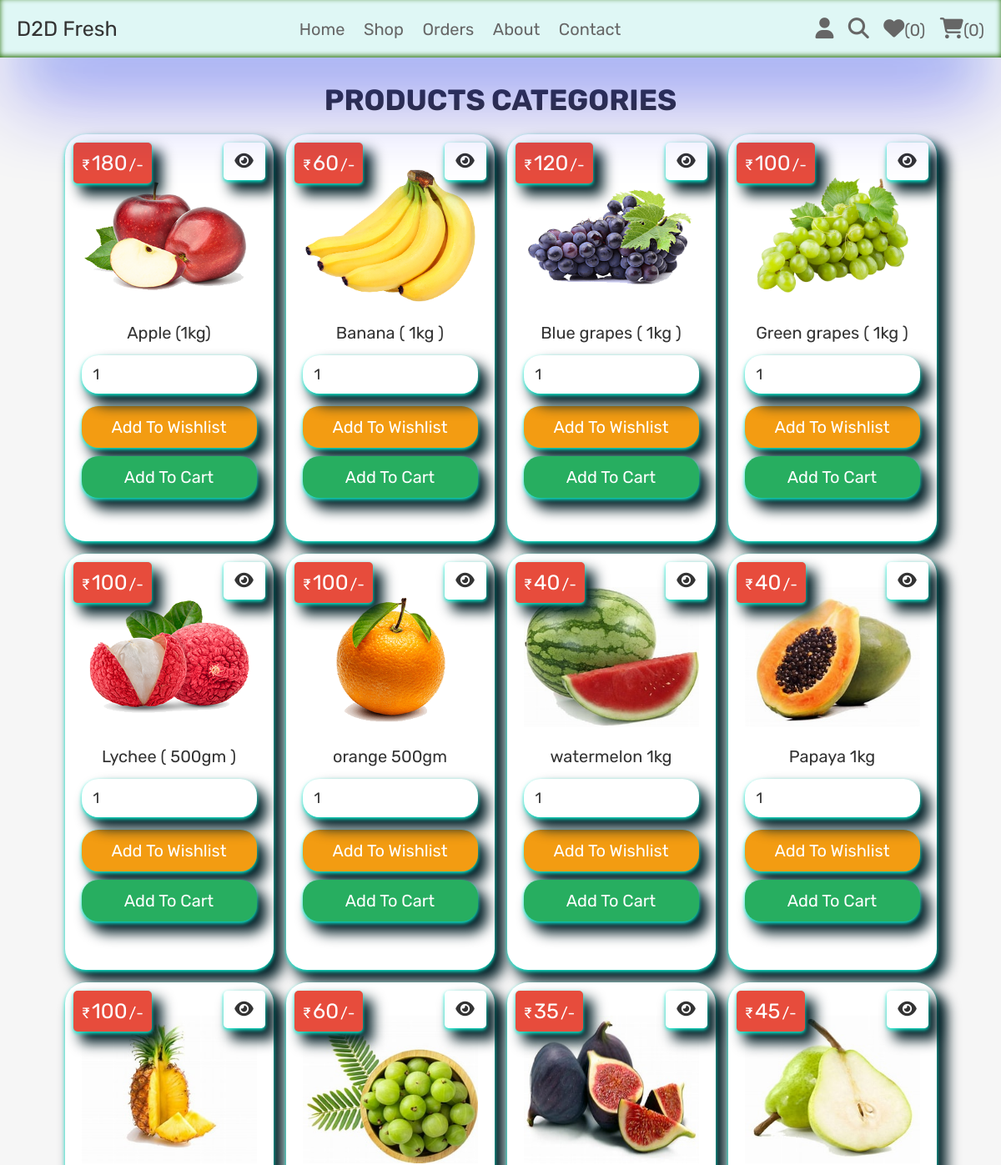
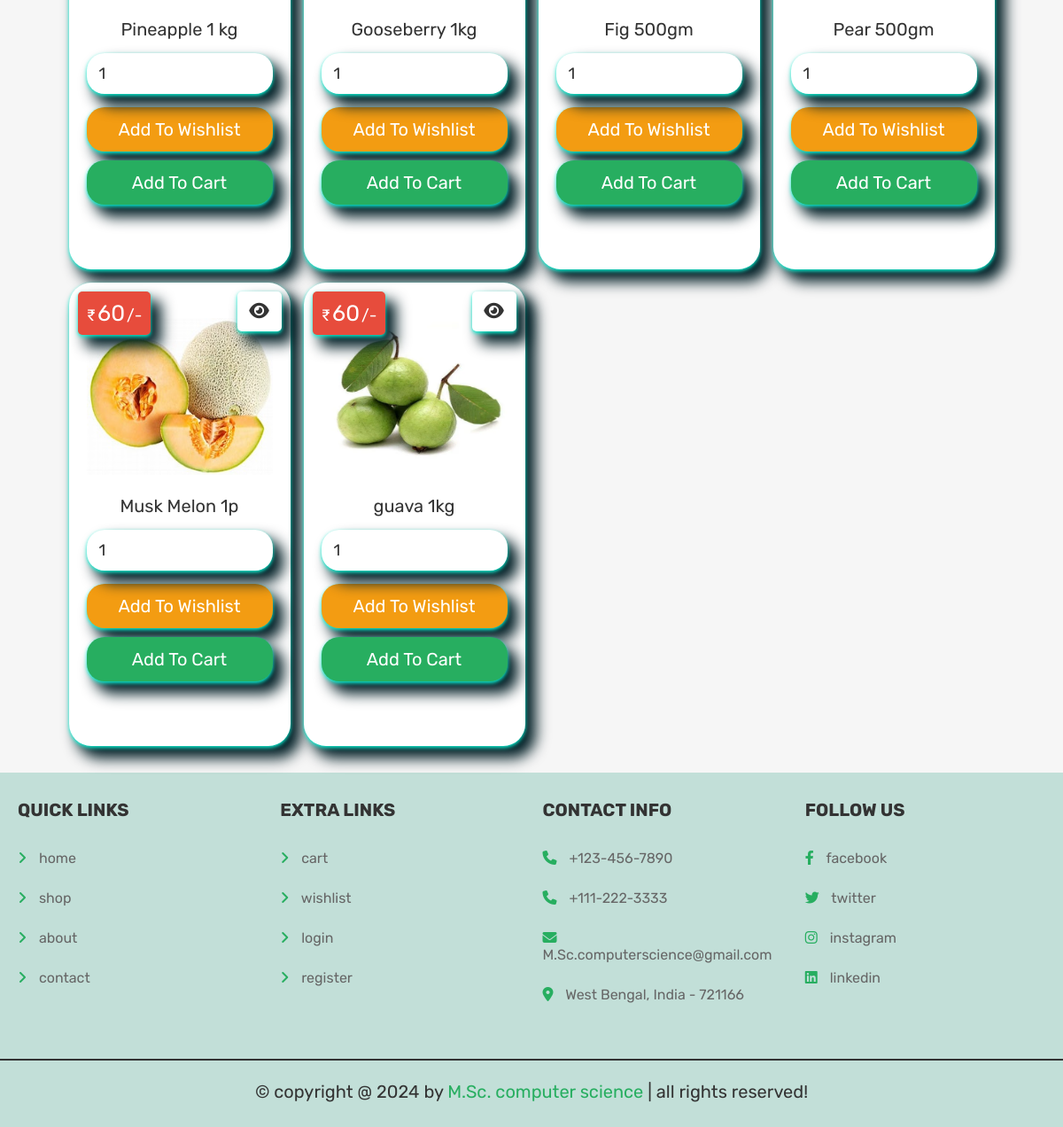
Page /category.php?category=fruits on the committed database (2 pictures, top to bottom).
### tables this page shows
CREATE TABLE `products` (
  `id` int(100) NOT NULL,
  `name` varchar(100) NOT NULL,
  `category` varchar(20) NOT NULL,
  `details` varchar(500) NOT NULL,
  `price` int(100) NOT NULL,
  `image` varchar(100) NOT NULL
);

### category.php (the view, shortened to what this page needs)
<?php
@include 'config.php';
?>
<!DOCTYPE html>
<html lang="en">
<head>
   <link rel="stylesheet" href="https://cdnjs.cloudflare.com/ajax/libs/font-awesome/6.1.1/css/all.min.css">
   <link rel="stylesheet" href="css/style.css">
</head>
<body>
<?php include 'header.php'; ?>
<section class="products">
   <h1 class="title">products categories</h1>
   <div class="box-container">
   <?php
      $category_name = $_GET['category'];
      $select_products = $conn->prepare("SELECT * FROM `products` WHERE category = ?");
      $select_products->execute([$category_name]);
      if($select_products->rowCount() > 0){
         while($fetch_products = $select_products->fetch(PDO::FETCH_ASSOC)){
   ?>
   <form action="" class="box" method="POST" style="height:100%;
    border-radius: 2.5rem;border:0px;
    box-shadow: rgb(16 243 213) 0px 2px 4px 0px, rgba(1, 30, 37, 3.32) 10px 12px 16px 2px;
   ">
      <div class="price"
      style="box-shadow: rgb(16 243 213) 0px 2px 4px 0px, rgba(1, 30, 37, 3.32) 10px 12px 16px 2px;"
      >₹<span><?= $fetch_products['price']; ?></span>/-</div>
      <a
      style="border:0px;box-shadow: rgb(16 243 213) 0px 2px 4px 0px, rgba(1, 30, 37, 3.32) 10px 12px 16px 2px;"
      href="view_page.php?pid=<?= $fetch_products['id']; ?>" class="fas fa-eye"></a>
      <img src="uploaded_img/<?= $fetch_products['image']; ?>" alt="" style="height:40%">
      <div class="name"><?= $fetch_products['name']; ?></div>
      <input
      style="border-radius: 2rem;
         box-shadow: rgb(16 243 213) 0px 2px 4px 0px, rgba(1, 30, 37, 3.32) 10px 12px 16px 2px;border:0px"
      type="number" min="1" value="1" name="p_qty" class="qty">
      <input
      style="border-radius: 2rem;
         box-shadow: rgb(16 243 213) 0px 2px 4px 0px, rgba(1, 30, 37, 3.32) 10px 12px 16px 2px;border:0px"
      type="submit" value="add to wishlist" class="option-btn" name="add_to_wishlist">
      <input
      style="border-radius: 2rem;
         box-shadow: rgb(16 243 213) 0px 2px 4px 0px, rgba(1, 30, 37, 3.32) 10px 12px 16px 2px;border:0px"
      type="submit" value="add to cart" class="btn" name="add_to_cart">
   </form>
   <?php
         }
      }else{
         echo '<p class="empty">no products available!</p>';
      }
   ?>
   </div>
</section>
<?php include 'footer.php'; ?>
</body>
</html>

### css/style.css (style rules this page uses)
.products .box-container { display: grid; grid-template-columns: repeat(auto-fit, 25rem); gap:1.5rem; justify-content: center; align-items: flex-start; }
.products .box-container .box { padding:4rem 2rem; text-align: center; border:var(--border); background-color: var(--white); box-shadow: var(--box-shadow); border-radius: .5rem; position: relative; }
.products .box-container .box .price { position: absolute; top:1rem; left:1rem; padding:1rem; border-radius: .5rem; background-color: var(--red); font-size: 1.8rem; color:var(--white); }
.products .box-container .box .price span { font-size: 2.5rem; color:var(--white); margin:0 .2rem; }
.products .box-container .box .fa-eye { position: absolute; top:1rem; right:1rem; border-radius: .5rem; height: 4.5rem; line-height: 4.3rem; width: 5rem; border:var(--border); color:var(--black); font-size: 2rem; background-color: var(--white); }
.products .box-container .box img { width: 100%; margin-bottom: 1rem; }
.products .box-container .box .name { font-size: 2rem; color:var(--black); padding:1rem 0; }
.products .box-container .box .qty { margin:.5rem 0; border-radius: .5rem; padding:1.2rem 1.4rem; font-size: 1.8rem; color:var(--black); border:var(--border); width: 100%; }

### css/components.css (style rules this page uses)
:root { --green:#27ae60; --orange:#f39c12; --red:#e74c3c; --black:#333; --light-color:#666; --white:#fff; --light-bg:#f6f6f6; --border:.2rem solid var(--black); --box-shadow:0 .5rem 1rem rgba(0,0,0,.1); }
* { font-family: 'Rubik', sans-serif; margin:0; padding:0; box-sizing: border-box; outline: none; border:none; text-decoration: none; color:var(--black); }
body { background-color: var(--light-bg); }
html { font-size: 62.5%; overflow-x: hidden; scroll-behavior: smooth; scroll-padding-top: 6.5rem; }
section { padding:3rem 2rem; max-width: 1200px; margin:0 auto; }
.btn, .delete-btn, .option-btn { display: block; width: 100%; margin-top: 1rem; border-radius: .5rem; color:var(--white); font-size: 2rem; padding:1.3rem 3rem; text-transform: capitalize; cursor: pointer; text-align: center; }
.btn { background-color: var(--green); }
.option-btn { background-color: var(--orange); }
.title { text-align: center; margin-bottom: 2rem; text-transform: uppercase; color:var(--black); font-size: 3.5rem; }

### rows in the picture
products: price "180", image (picture), name "Apple (1kg)"
products: price "60", image (picture), name "Banana ( 1kg )"
products: price "120", image (picture), name "Blue grapes ( 1kg )"
products: price "100", image (picture), name "Green grapes ( 1kg )"
products: price "100", image (picture), name "Lychee ( 500gm )"
products: price "100", image (picture), name "orange 500gm"
products: price "40", image (picture), name "watermelon 1kg"
products: price "40", image (picture), name "Papaya 1kg"
products: price "100", image (picture), name "Pineapple 1 kg"
products: price "60", image (picture), name "Gooseberry 1kg"
products: price "35", image (picture), name "Fig 500gm"
products: price "45", image (picture), name "Pear 500gm"
products: price "60", image (picture), name "Musk Melon 1p"
products: price "60", image (picture), name "guava 1kg"

### other values in the picture
$count_wishlist_items->rowCount() "0"
$count_cart_items->rowCount() "0"
